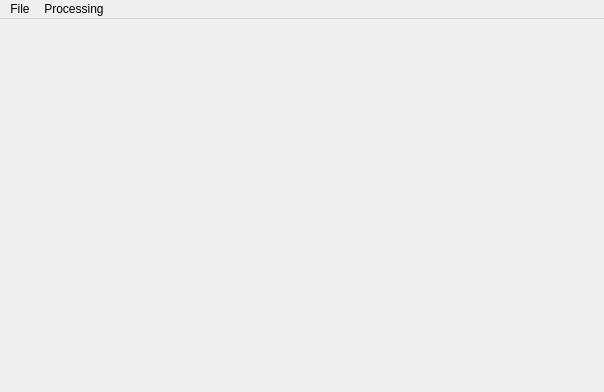
<?xml version="1.0" encoding="UTF-8"?>
<ui version="4.0">
 <class>MainWindow</class>
 <widget class="QMainWindow" name="MainWindow">
  <property name="geometry">
   <rect>
    <x>0</x>
    <y>0</y>
    <width>604</width>
    <height>392</height>
   </rect>
  </property>
  <property name="windowTitle">
   <string>MainWindow</string>
  </property>
  <widget class="PointsView" name="centralWidget"/>
  <widget class="QMenuBar" name="menuBar">
   <property name="geometry">
    <rect>
     <x>0</x>
     <y>0</y>
     <width>604</width>
     <height>22</height>
    </rect>
   </property>
   <widget class="QMenu" name="menuFile">
    <property name="title">
     <string>File</string>
    </property>
    <addaction name="actionOpen"/>
    <addaction name="actionSave"/>
   </widget>
   <widget class="QMenu" name="menuProcessing">
    <property name="title">
     <string>Processing</string>
    </property>
    <addaction name="actionCVT"/>
    <addaction name="separator"/>
    <addaction name="actionRecalculate_z_coordinate"/>
   </widget>
   <addaction name="menuFile"/>
   <addaction name="menuProcessing"/>
  </widget>
  <action name="actionOpen">
   <property name="text">
    <string>Open</string>
   </property>
   <property name="shortcut">
    <string>Ctrl+O</string>
   </property>
  </action>
  <action name="actionCVT">
   <property name="text">
    <string>CVT</string>
   </property>
   <property name="shortcut">
    <string>Ctrl+R</string>
   </property>
  </action>
  <action name="actionRecalculate_z_coordinate">
   <property name="text">
    <string>Recalculate z coordinate</string>
   </property>
  </action>
  <action name="actionSave">
   <property name="text">
    <string>Save</string>
   </property>
   <property name="shortcut">
    <string>Ctrl+S</string>
   </property>
  </action>
 </widget>
 <layoutdefault spacing="6" margin="11"/>
 <customwidgets>
  <customwidget>
   <class>PointsView</class>
   <extends>QWidget</extends>
   <header>gui/pointsview.h</header>
   <container>1</container>
  </customwidget>
 </customwidgets>
 <resources/>
 <connections/>
</ui>
